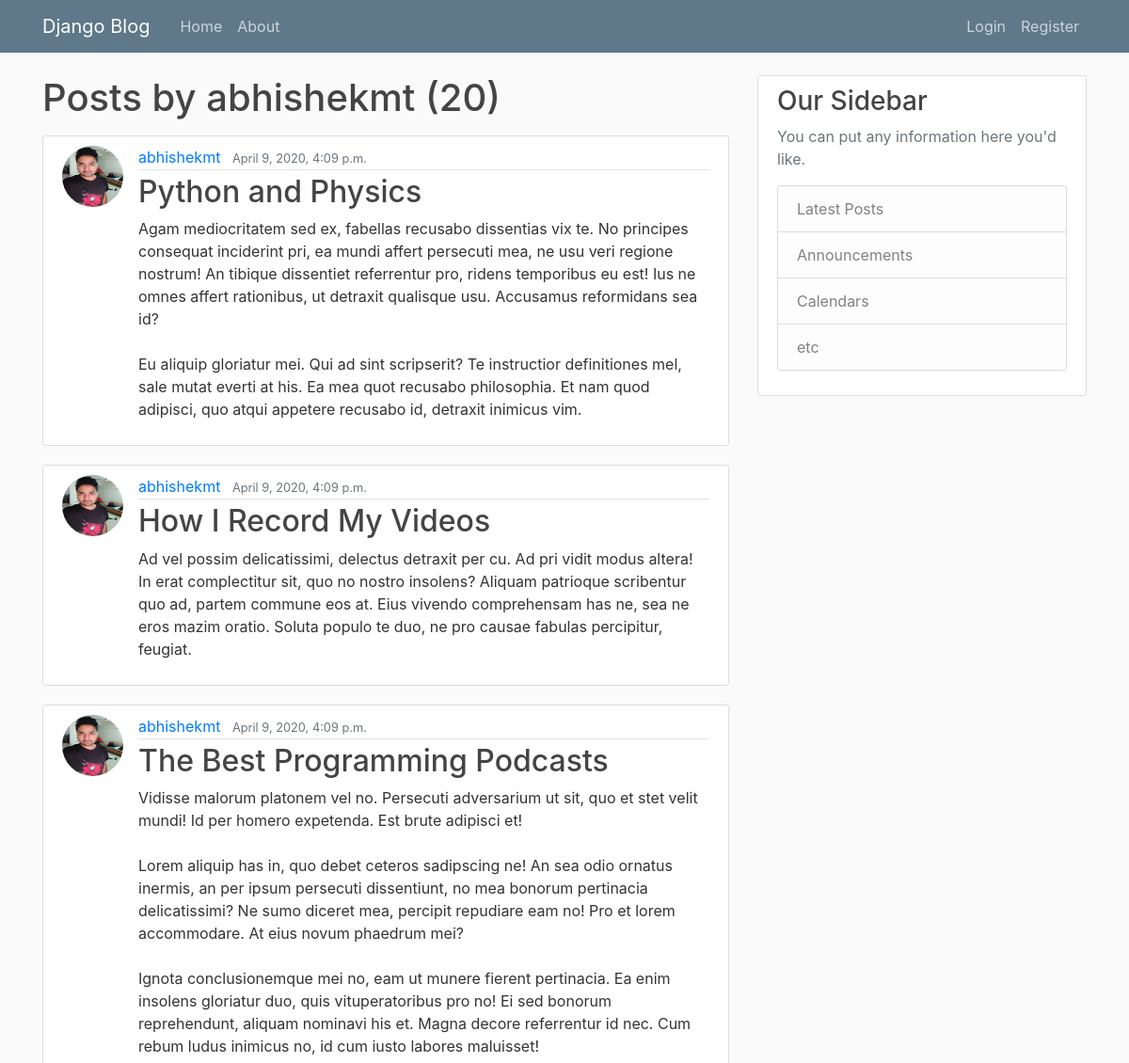
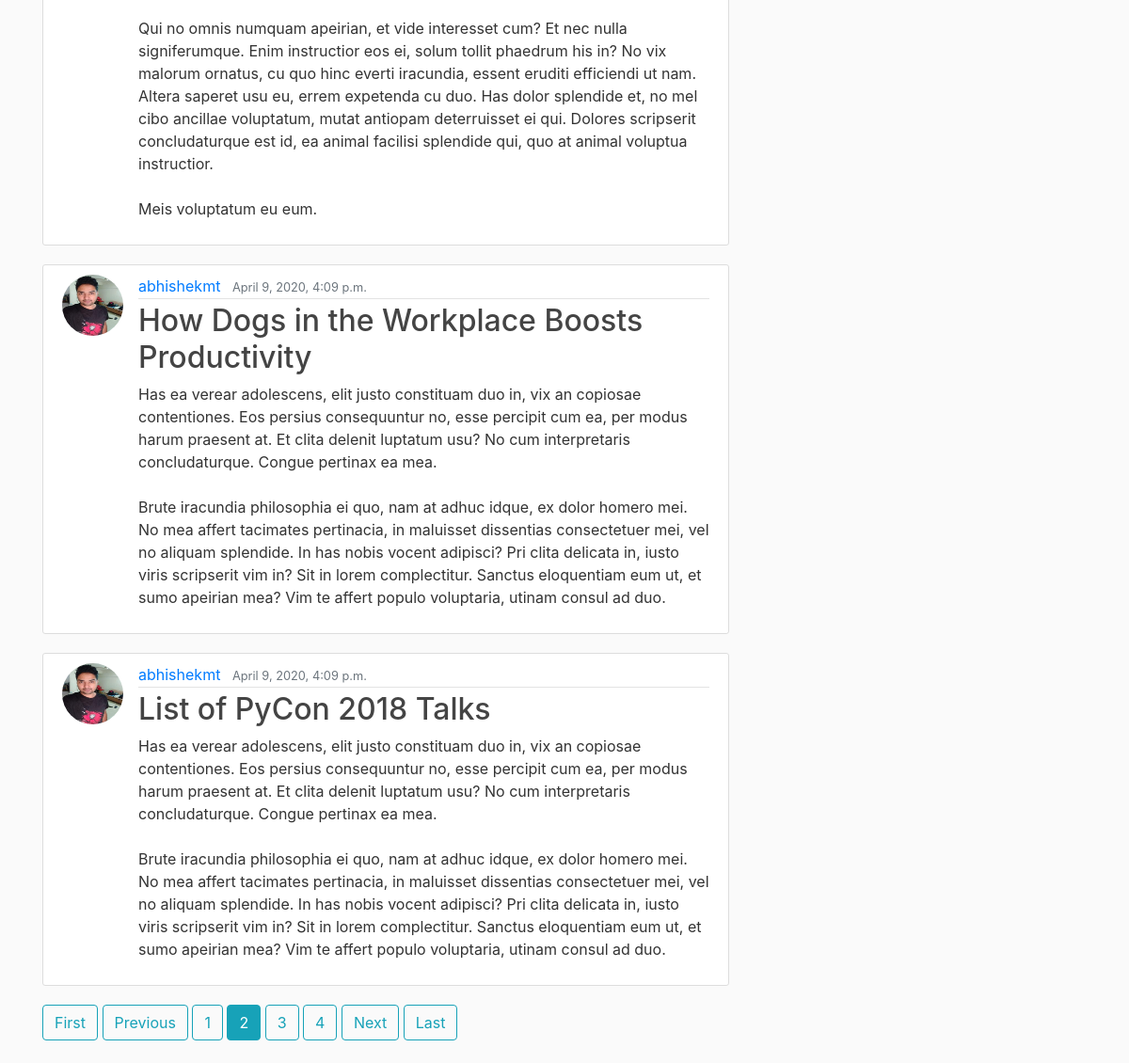
Screenshot of /user/abhishekmt?page=2 with the database file from the repository (2 pictures, top to bottom).
### blog/models.py (models this page shows, shortened)
class Post(models.Model):
    title = models.CharField(max_length=100)
    content = models.TextField()
    date_posted = models.DateTimeField(default=timezone.now)
    author = models.ForeignKey(User, on_delete=models.CASCADE)

### users/models.py (models this page shows, shortened)
class Profile(models.Model):
    user = models.OneToOneField(User, on_delete=models.CASCADE)
    image = models.ImageField(default='default.jpg', upload_to='profile_pics')

### blog/views.py (the view)
# urls.py: path('user/<str:username>', UserPostListView.as_view(), name = 'user-posts'),
class UserPostListView(ListView):
    model = Post
    template_name = 'blog/user_posts.html'
    context_object_name = 'posts'
    paginate_by = 5
    def get_queryset(self):
        user = get_object_or_404(User, username=self.kwargs.get('username'))
        return Post.objects.filter(author=user).order_by('-date_posted') # therefore comment above

### blog/templates/blog/user_posts.html
{% extends "blog/base.html" %}
{% block content %}
    <h1 class="mb-3"> Posts by {{ view.kwargs.username }} ({{ page_obj.paginator.count }}) </h1>
    {% for post in posts %}
        <article class="media content-section">
            <img class="rounded-circle  article-img" src="{{ post.author.profile.image.url }}">
            <div class="media-body">
            <div class="article-metadata">
                <a class="mr-2" href="{% url 'user-posts' post.author.username %}">{{ post.author }}</a>
                <small class="text-muted">{{ post.date_posted }}</small>
            </div>
            <h2><a class="article-title" href="{% url 'post-detail' post.id %}">{{ post.title }}</a></h2>
            <p class="article-content">{{ post.content }}</p>
            </div>
        </article>
    {% endfor %}
    {% if is_paginated %}
        {% if page_obj.has_previous %}
            <a class="btn btn-outline-info mb-4" href="?page=1">First</a>
            <a class="btn btn-outline-info mb-4" href="?page={{ page_obj.previous_page_number }}">Previous</a>
        {% endif %}
        {% for num in page_obj.paginator.page_range %}
            {% if page_obj.number == num %}
                <a class="btn btn-info mb-4" href="?page={{ num }}">{{ num }}</a>
            {% elif num > page_obj.number|add:'-3' and  num < page_obj.number|add:'3' %}
                <a class="btn btn-outline-info mb-4" href="?page={{ num }}">{{ num }}</a>
            {% endif %}
        {% endfor %}
        {% if page_obj.has_next %}
            <a class="btn btn-outline-info mb-4" href="?page={{ page_obj.next_page_number }}">Next</a>
            <a class="btn btn-outline-info mb-4" href="?page={{ page_obj.paginator.num_pages }}">Last</a>
        {% endif %}
    {% endif %}
{% endblock content %}

### blog/static/blog/main.css (style rules this page uses)
body { background: #fafafa; color: #333333; margin-top: 5rem; }
h1, h2, h3, h4, h5, h6 { color: #444444; }
.content-section { background: #ffffff; padding: 10px 20px; border: 1px solid #dddddd; border-radius: 3px; margin-bottom: 20px; }
.article-title { color: #444444; }
.article-content { white-space: pre-line; }
.article-img { height: 65px; width: 65px; margin-right: 16px; }
.article-metadata { padding-bottom: 1px; margin-bottom: 4px; border-bottom: 1px solid #e3e3e3 }

### rows the page displays
Post: author.profile.image (picture), author "abhishekmt", date_posted "April 9, 2020, 4:09 p.m.", title "Python and Physics", content "Agam mediocritatem sed ex, fabellas recusabo dissentias vix te. No principes consequat inciderint pri, ea mundi affert persecuti mea, ne usu veri regione nostrum! An tibique dissentiet referrentur pro, ridens temporibus eu est! Ius ne omnes affert rationibus, ut detraxit qualisque usu. Accusamus reformidans sea id? Eu aliquip gloriatur mei. Qui ad sint scripserit? Te instructior definitiones mel, sale mutat everti at his. Ea mea quot recusabo philosophia. Et nam quod adipisci, quo atqui appetere recusabo id, detraxit inimicus vim."
Post: author.profile.image (picture), author "abhishekmt", date_posted "April 9, 2020, 4:09 p.m.", title "How I Record My Videos", content "Ad vel possim delicatissimi, delectus detraxit per cu. Ad pri vidit modus altera! In erat complectitur sit, quo no nostro insolens? Aliquam patrioque scribentur quo ad, partem commune eos at. Eius vivendo comprehensam has ne, sea ne eros mazim oratio. Soluta populo te duo, ne pro causae fabulas percipitur, feugiat."
Post: author.profile.image (picture), author "abhishekmt", date_posted "April 9, 2020, 4:09 p.m.", title "The Best Programming Podcasts", content "Vidisse malorum platonem vel no. Persecuti adversarium ut sit, quo et stet velit mundi! Id per homero expetenda. Est brute adipisci et! Lorem aliquip has in, quo debet ceteros sadipscing ne! An sea odio ornatus inermis, an per ipsum persecuti dissentiunt, no mea bonorum pertinacia delicatissimi? Ne sumo diceret mea, percipit repudiare eam no! Pro et lorem accommodare. At eius novum phaedrum mei? Ignota conclusionemque mei no, eam ut munere fierent pertinacia. Ea enim insolens gloriatur duo, quis vituperatoribus pro no! Ei sed bonorum reprehendunt, aliquam nominavi his et. Magna decore referrentur id nec. Cum rebum ludus inimicus no, id cum iusto labores maluisset! Qui no omnis numquam…"
Post: author.profile.image (picture), author "abhishekmt", date_posted "April 9, 2020, 4:09 p.m.", title "How Dogs in the Workplace Boosts Productivity", content "Has ea verear adolescens, elit justo constituam duo in, vix an copiosae contentiones. Eos persius consequuntur no, esse percipit cum ea, per modus harum praesent at. Et clita delenit luptatum usu? No cum interpretaris concludaturque. Congue pertinax ea mea. Brute iracundia philosophia ei quo, nam at adhuc idque, ex dolor homero mei. No mea affert tacimates pertinacia, in maluisset dissentias consectetuer mei, vel no aliquam splendide. In has nobis vocent adipisci? Pri clita delicata in, iusto viris scripserit vim in? Sit in lorem complectitur. Sanctus eloquentiam eum ut, et sumo apeirian mea? Vim te affert populo voluptaria, utinam consul ad duo."
Post: author.profile.image (picture), author "abhishekmt", date_posted "April 9, 2020, 4:09 p.m.", title "List of PyCon 2018 Talks", content "Has ea verear adolescens, elit justo constituam duo in, vix an copiosae contentiones. Eos persius consequuntur no, esse percipit cum ea, per modus harum praesent at. Et clita delenit luptatum usu? No cum interpretaris concludaturque. Congue pertinax ea mea. Brute iracundia philosophia ei quo, nam at adhuc idque, ex dolor homero mei. No mea affert tacimates pertinacia, in maluisset dissentias consectetuer mei, vel no aliquam splendide. In has nobis vocent adipisci? Pri clita delicata in, iusto viris scripserit vim in? Sit in lorem complectitur. Sanctus eloquentiam eum ut, et sumo apeirian mea? Vim te affert populo voluptaria, utinam consul ad duo."

### other values shown
{{ view.kwargs.username }} "abhishekmt"
{{ page_obj.paginator.count }} "20"
{{ num }} "1" "3" "4"
{{ num }} "2"
